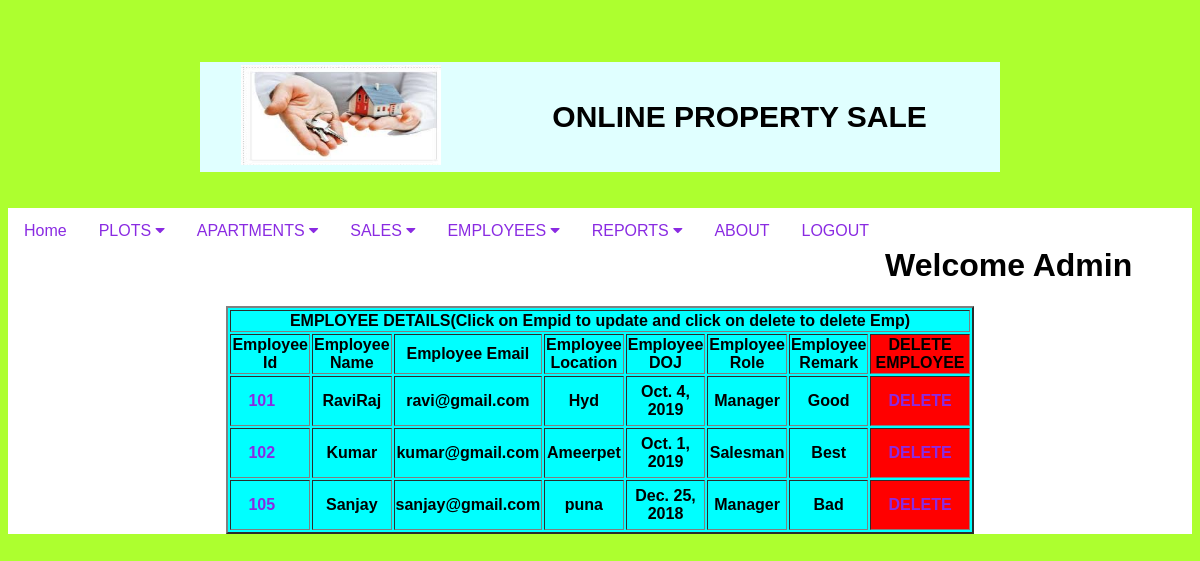
The page /viewemp/ on the database its author committed.
### app1/models.py (models this page shows)
class EmployeeModel(models.Model):
    eid = models.IntegerField(primary_key=True)
    ename = models.CharField(max_length=30)
    eemail = models.EmailField(max_length=100)
    elocation = models.CharField(max_length=30)
    edoj = models.DateField()
    erole = models.CharField(max_length=30)
    eremark = models.CharField(max_length=30)

### app1/views.py (the view)
# urls.py: path('viewemp/',views.viewEmp,name="viewemp"),
def viewEmp(request):
    qs = EmployeeModel.objects.all()
    return render(request, "viewemp.html", {"data": qs})

### templates/viewemp.html
{% include "usercheck.html" %}
<table align="center" border="2" width="300" bgcolor="aqua">
    <tr><th colspan="10">EMPLOYEE DETAILS(Click on Empid to update and click on delete to delete Emp)</th></tr>
    <tr>
        <th>Employee Id</th>
        <th>Employee Name</th>
        <th>Employee Email</th>
        <th>Employee Location</th>
        <th>Employee DOJ</th>
        <th>Employee Role</th>
        <th>Employee Remark</th>
        <th bgcolor="red">DELETE EMPLOYEE</th>
    </tr>
    {% for x in data %}
        <tr>
        <th><a href="{% url 'editemp' %}?eid={{ x.eid }}">{{ x.eid}}</th></a>
        <th>{{ x.ename }}</th>
        <th>{{ x.eemail }}</th>
        <th>{{x.elocation }}</th>
        <th>{{x.edoj }}</th>
        <th>{{ x.erole }}</th>
        <th>{{ x.eremark }}</th>
        <th bgcolor="red"><a href="{% url 'deleteemp' %}?eid={{ x.eid }}">DELETE</th></a>
        </tr>
    {% endfor %}
</table>

### app1/static/css/styles.css (style rules this page uses)
body { font-family: Arial, Helvetica, sans-serif; }
.navbar a { float: left; font-size: 16px; color: blueviolet; text-align: center; padding: 14px 16px; text-decoration: none; }

### rows shown on the page
EmployeeModel: eid "101", ename "RaviRaj", eemail "ravi@gmail.com", elocation "Hyd", edoj "Oct. 4, 2019", erole "Manager", eremark "Good"
EmployeeModel: eid "102", ename "Kumar", eemail "kumar@gmail.com", elocation "Ameerpet", edoj "Oct. 1, 2019", erole "Salesman", eremark "Best"
EmployeeModel: eid "105", ename "Sanjay", eemail "sanjay@gmail.com", elocation "puna", edoj "Dec. 25, 2018", erole "Manager", eremark "Bad"
